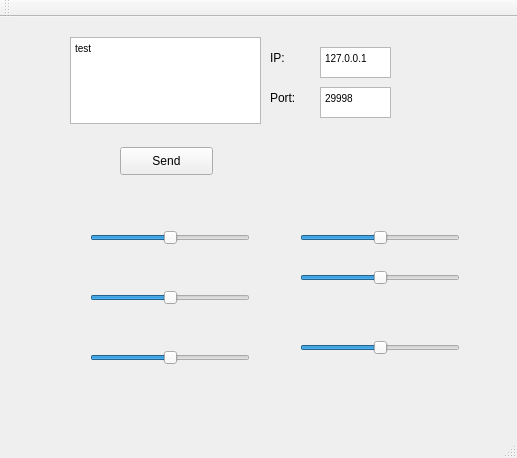
<?xml version="1.0" encoding="UTF-8"?>
<ui version="4.0">
 <class>MainWindow</class>
 <widget class="QMainWindow" name="MainWindow">
  <property name="geometry">
   <rect>
    <x>0</x>
    <y>0</y>
    <width>517</width>
    <height>458</height>
   </rect>
  </property>
  <property name="windowTitle">
   <string>MainWindow</string>
  </property>
  <widget class="QWidget" name="centralWidget">
   <widget class="QSlider" name="Slider_z_rot">
    <property name="geometry">
     <rect>
      <x>300</x>
      <y>320</y>
      <width>160</width>
      <height>22</height>
     </rect>
    </property>
    <property name="maximum">
     <number>99</number>
    </property>
    <property name="value">
     <number>50</number>
    </property>
    <property name="orientation">
     <enum>Qt::Horizontal</enum>
    </property>
   </widget>
   <widget class="QPushButton" name="pushButton">
    <property name="geometry">
     <rect>
      <x>120</x>
      <y>130</y>
      <width>93</width>
      <height>28</height>
     </rect>
    </property>
    <property name="text">
     <string>Send</string>
    </property>
   </widget>
   <widget class="QTextEdit" name="textEdit">
    <property name="geometry">
     <rect>
      <x>70</x>
      <y>20</y>
      <width>191</width>
      <height>87</height>
     </rect>
    </property>
    <property name="html">
     <string>&lt;!DOCTYPE HTML PUBLIC &quot;-//W3C//DTD HTML 4.0//EN&quot; &quot;http://www.w3.org/TR/REC-html40/strict.dtd&quot;&gt;
&lt;html&gt;&lt;head&gt;&lt;meta name=&quot;qrichtext&quot; content=&quot;1&quot; /&gt;&lt;style type=&quot;text/css&quot;&gt;
p, li { white-space: pre-wrap; }
&lt;/style&gt;&lt;/head&gt;&lt;body style=&quot; font-family:'MS Shell Dlg 2'; font-size:7.8pt; font-weight:400; font-style:normal;&quot;&gt;
&lt;p style=&quot; margin-top:0px; margin-bottom:0px; margin-left:0px; margin-right:0px; -qt-block-indent:0; text-indent:0px;&quot;&gt;test&lt;/p&gt;
&lt;p style=&quot;-qt-paragraph-type:empty; margin-top:0px; margin-bottom:0px; margin-left:0px; margin-right:0px; -qt-block-indent:0; text-indent:0px;&quot;&gt;&lt;br /&gt;&lt;/p&gt;&lt;/body&gt;&lt;/html&gt;</string>
    </property>
   </widget>
   <widget class="QSlider" name="Slider_y_rot">
    <property name="geometry">
     <rect>
      <x>300</x>
      <y>250</y>
      <width>160</width>
      <height>22</height>
     </rect>
    </property>
    <property name="maximum">
     <number>99</number>
    </property>
    <property name="value">
     <number>50</number>
    </property>
    <property name="orientation">
     <enum>Qt::Horizontal</enum>
    </property>
   </widget>
   <widget class="QTextEdit" name="textEdit_Port">
    <property name="geometry">
     <rect>
      <x>320</x>
      <y>70</y>
      <width>71</width>
      <height>31</height>
     </rect>
    </property>
    <property name="html">
     <string>&lt;!DOCTYPE HTML PUBLIC &quot;-//W3C//DTD HTML 4.0//EN&quot; &quot;http://www.w3.org/TR/REC-html40/strict.dtd&quot;&gt;
&lt;html&gt;&lt;head&gt;&lt;meta name=&quot;qrichtext&quot; content=&quot;1&quot; /&gt;&lt;style type=&quot;text/css&quot;&gt;
p, li { white-space: pre-wrap; }
&lt;/style&gt;&lt;/head&gt;&lt;body style=&quot; font-family:'MS Shell Dlg 2'; font-size:7.8pt; font-weight:400; font-style:normal;&quot;&gt;
&lt;p style=&quot; margin-top:0px; margin-bottom:0px; margin-left:0px; margin-right:0px; -qt-block-indent:0; text-indent:0px;&quot;&gt;29998&lt;/p&gt;&lt;/body&gt;&lt;/html&gt;</string>
    </property>
   </widget>
   <widget class="QTextEdit" name="textEdit_IP">
    <property name="geometry">
     <rect>
      <x>320</x>
      <y>30</y>
      <width>71</width>
      <height>31</height>
     </rect>
    </property>
    <property name="html">
     <string>&lt;!DOCTYPE HTML PUBLIC &quot;-//W3C//DTD HTML 4.0//EN&quot; &quot;http://www.w3.org/TR/REC-html40/strict.dtd&quot;&gt;
&lt;html&gt;&lt;head&gt;&lt;meta name=&quot;qrichtext&quot; content=&quot;1&quot; /&gt;&lt;style type=&quot;text/css&quot;&gt;
p, li { white-space: pre-wrap; }
&lt;/style&gt;&lt;/head&gt;&lt;body style=&quot; font-family:'MS Shell Dlg 2'; font-size:7.8pt; font-weight:400; font-style:normal;&quot;&gt;
&lt;p style=&quot; margin-top:0px; margin-bottom:0px; margin-left:0px; margin-right:0px; -qt-block-indent:0; text-indent:0px;&quot;&gt;127.0.0.1&lt;/p&gt;&lt;/body&gt;&lt;/html&gt;</string>
    </property>
   </widget>
   <widget class="QLabel" name="label_IP">
    <property name="geometry">
     <rect>
      <x>270</x>
      <y>30</y>
      <width>55</width>
      <height>21</height>
     </rect>
    </property>
    <property name="text">
     <string>IP:</string>
    </property>
   </widget>
   <widget class="QSlider" name="Slider_z">
    <property name="geometry">
     <rect>
      <x>90</x>
      <y>330</y>
      <width>160</width>
      <height>22</height>
     </rect>
    </property>
    <property name="maximum">
     <number>99</number>
    </property>
    <property name="value">
     <number>50</number>
    </property>
    <property name="orientation">
     <enum>Qt::Horizontal</enum>
    </property>
   </widget>
   <widget class="QSlider" name="Slider_y">
    <property name="geometry">
     <rect>
      <x>90</x>
      <y>270</y>
      <width>160</width>
      <height>22</height>
     </rect>
    </property>
    <property name="maximum">
     <number>99</number>
    </property>
    <property name="value">
     <number>50</number>
    </property>
    <property name="orientation">
     <enum>Qt::Horizontal</enum>
    </property>
   </widget>
   <widget class="QSlider" name="Slider_x">
    <property name="geometry">
     <rect>
      <x>90</x>
      <y>210</y>
      <width>160</width>
      <height>22</height>
     </rect>
    </property>
    <property name="maximum">
     <number>99</number>
    </property>
    <property name="value">
     <number>50</number>
    </property>
    <property name="orientation">
     <enum>Qt::Horizontal</enum>
    </property>
   </widget>
   <widget class="QSlider" name="Slider_x_rot">
    <property name="geometry">
     <rect>
      <x>300</x>
      <y>210</y>
      <width>160</width>
      <height>22</height>
     </rect>
    </property>
    <property name="maximum">
     <number>99</number>
    </property>
    <property name="value">
     <number>50</number>
    </property>
    <property name="orientation">
     <enum>Qt::Horizontal</enum>
    </property>
   </widget>
   <widget class="QLabel" name="label_Port">
    <property name="geometry">
     <rect>
      <x>270</x>
      <y>70</y>
      <width>55</width>
      <height>21</height>
     </rect>
    </property>
    <property name="text">
     <string>Port:</string>
    </property>
   </widget>
  </widget>
  <widget class="QMenuBar" name="menuBar">
   <property name="geometry">
    <rect>
     <x>0</x>
     <y>0</y>
     <width>517</width>
     <height>26</height>
    </rect>
   </property>
  </widget>
  <widget class="QToolBar" name="mainToolBar">
   <attribute name="toolBarArea">
    <enum>TopToolBarArea</enum>
   </attribute>
   <attribute name="toolBarBreak">
    <bool>false</bool>
   </attribute>
  </widget>
  <widget class="QStatusBar" name="statusBar"/>
 </widget>
 <layoutdefault spacing="6" margin="11"/>
 <resources/>
 <connections/>
</ui>
